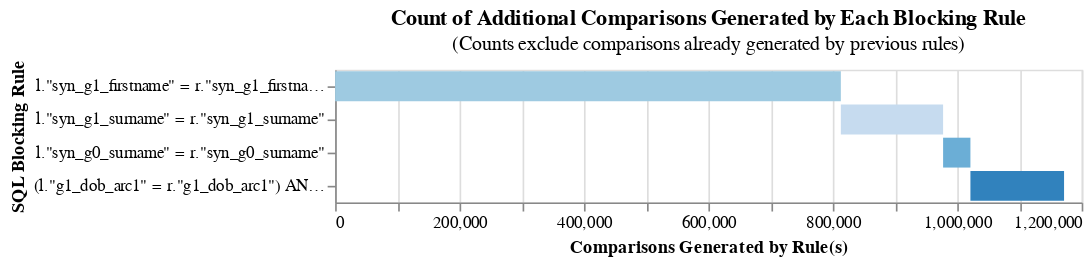

The cell this chart's notebook holds for it:
### Code cell
# Scenario 2, relaxed blocking rules, strategy 2
from splink.duckdb.blocking_rule_library import block_on
setting_test = {
        "link_type": "link_only",
    "probability_two_random_records_match": 1/13281,
    "blocking_rules_to_generate_predictions": [       
        block_on(["syn_g1_firstname"]),
        block_on(["syn_g1_surname"]),
        block_on(["syn_g0_surname"]),
        block_on(["g1_dob_arc1", "g1_gender_arc"]),
    ]
}

linker = DuckDBLinker(
    [gold_df, df],
    settings_dict= setting_test,
    input_table_aliases=["df_left","df_right"]
)


linker.cumulative_num_comparisons_from_blocking_rules_chart()

### Figure 1 — Vega-Lite specification as saved in the notebook (floating-point values rounded to 4 significant figures)
{"config": {"view": {"continuousWidth": 300, "continuousHeight": 300}}, "data": {"name": "data-bace4da0ee474b6dbb7e7c192c055bed"}, "mark": "bar", "encoding": {"color": {"field": "rule", "legend": null, "scale": {"scheme": "category20c"}}, "order": {"field": "cumulative_rows"}, "tooltip": [{"field": "rule", "title": "SQL Condition", "type": "nominal"}, {"field": "row_count", "format": ",", "title": "Comparisons Generated", "type": "quantitative"}, {"field": "cumulative_rows", "format": ",", "title": "Cumulative Comparisons", "type": "quantitative"}, {"field": "cartesian", "format": ",", "title": "Cartesian Product of Input Data", "type": "quantitative"}, {"field": "reduction_ratio", "title": "Reduction Ratio (cumulative rows/cartesian product)", "type": "nominal"}], "x": {"field": "start", "title": "Comparisons Generated by Rule(s)", "type": "quantitative"}, "x2": {"field": "cumulative_rows"}, "y": {"field": "rule", "sort": ["-x2"], "title": "SQL Blocking Rule"}}, "height": {"step": 20}, "title": {"text": "Count of Additional Comparisons Generated by Each Blocking Rule", "subtitle": "(Counts exclude comparisons already generated by previous rules)"}, "width": 450, "$schema": "https://vega.github.io/schema/vega-lite/v5.9.3.json", "datasets": {"data-bace4da0ee474b6dbb7e7c192c055bed": [{"row_count": 812898, "rule": "l.\"syn_g1_firstname\" = r.\"syn_g1_firstname\"", "cumulative_rows": 812898, "cartesian": 176384961, "reduction_ratio": "The rolling reduction ratio with your given blocking rule(s) is 0.995391. This represents the reduction in the total number of comparisons due to your rule(s).", "start": 0}, {"row_count": 164374, "rule": "l.\"syn_g1_surname\" = r.\"syn_g1_surname\"", "cumulative_rows": 977272, "cartesian": 176384961, "reduction_ratio": "The rolling reduction ratio with your given blocking rule(s) is 0.994459. This represents the reduction in the total number of comparisons due to your rule(s).", "start": 812898}, {"row_count": 43910, "rule": "l.\"syn_g0_surname\" = r.\"syn_g0_surname\"", "cumulative_rows": 1021182, "cartesian": 176384961, "reduction_ratio": "The rolling reduction ratio with your given blocking rule(s) is 0.99421. This represents the reduction in the total number of comparisons due to your rule(s).", "start": 977272}, {"row_count": 150510, "rule": "(l.\"g1_dob_arc1\" = r.\"g1_dob_arc1\") AND (l.\"g1_gender_arc\" = r.\"g1_gender_arc\")", "cumulative_rows": 1171692, "cartesian": 176384961, "reduction_ratio": "The rolling reduction ratio with your given blocking rule(s) is 0.993357. This represents the reduction in the total number of comparisons due to your rule(s).", "start": 1021182}]}}
